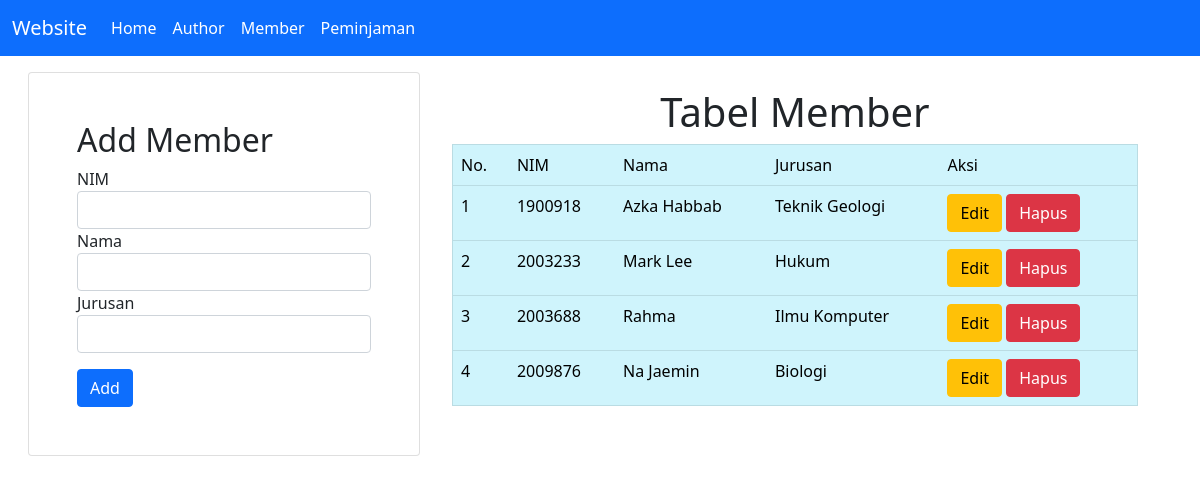
The page /member.php on the database its author committed.
### tables this page shows
CREATE TABLE `member` (
  `nim` varchar(50) NOT NULL,
  `nama` varchar(100) NOT NULL,
  `jurusan` varchar(100) NOT NULL
);

### conf.php (called while the page is built)
<?php
$db_host = "localhost";
$db_user = "root";
$db_pass = "";
$db_name = "db_perpustakaan";
?>

### includes/DB.class.php (called while the page is built, shortened)
<?php
class DB
{
    var $db_host = "";
    var $db_user = "";
    var $db_pass = "";
    var $db_name = "";
    var $db_link = "";
    var $result = 0;
    function DB($db_host = '', $db_user = '', $db_pass = '', $db_name = '')
    {
        $this->db_host = $db_host;
        $this->db_user = $db_user;
        $this->db_pass = $db_pass;
        $this->db_name = $db_name;
    }
    function open()
    {
        $this->db_link = mysqli_connect($this->db_host, $this->db_user, $this->db_pass, $this->db_name);
    }
    function execute($query = "")
    {
        $this->result = mysqli_query($this->db_link, $query);
        return $this->result;
    }
    function getResult()
    {
        return mysqli_fetch_array($this->result);
    }
}
?>

### includes/Member.class.php (called while the page is built, shortened)
<?php
class Member extends DB
{
    function getMember()
    {
        $query = "SELECT * FROM member";
        return $this->execute($query);
    }
}

### member.php (the view, shortened to what this page needs)
<?php
include("conf.php");
include("includes/DB.class.php");
include("includes/Member.class.php");
$member = new Member($db_host, $db_user, $db_pass, $db_name);
$member->open();
$member->getMember();
$data_input = null;
if (empty($_GET['id_edit'])) {
    $data_input .= "<h2 class='card-title'>Add Member</h2>
                    <form action='member.php' method='POST'>
                        <div class='form-row'>
                            <div class='form-group col'>
                                <label for='tnim'>NIM</label>
                                <input type='text' class='form-control' name='tnim' />
                            </div>
                            <div class='form-group col'>
                                <label for='tname'>Nama</label>
                                <input type='text' class='form-control' name='tname' required />
                            </div>
                            <div class='form-group col'>
                                <label for='tjurusan'>Jurusan</label>
                                <input type='text' class='form-control' name='tjurusan' required />
                            </div>
                        </div>
                        <button type='submit' name='add' class='btn btn-primary mt-3'>Add</button>
                    </form>";
}
$data = null;
$no = 1;
$member->getMember();
while (list($nim, $nama, $jurusan) = $member->getResult()) {
    $data .= "<tr>
        <td>" . $no++ . "</td>
        <td>" . $nim . "</td>
        <td>" . $nama . "</td>
        <td>" . $jurusan . "</td>
        <td>
        <a href='member.php?id_edit=" . $nim .  "' class='btn btn-warning''>Edit</a>
        <a href='member.php?id_hapus=" . $nim . "' class='btn btn-danger''>Hapus</a>
        </td>
        </tr>";
}

### rows shown on the page
member: nim "1900918", nama "Azka Habbab", jurusan "Teknik Geologi"
member: nim "2003233", nama "Mark Lee", jurusan "Hukum"
member: nim "2003688", nama "Rahma", jurusan "Ilmu Komputer"
member: nim "2009876", nama "Na Jaemin", jurusan "Biologi"

### other values the page prints
$this->content "Website Home Author Member Peminjaman Tabel Member No. NIM Nama Jurusan Aksi"
